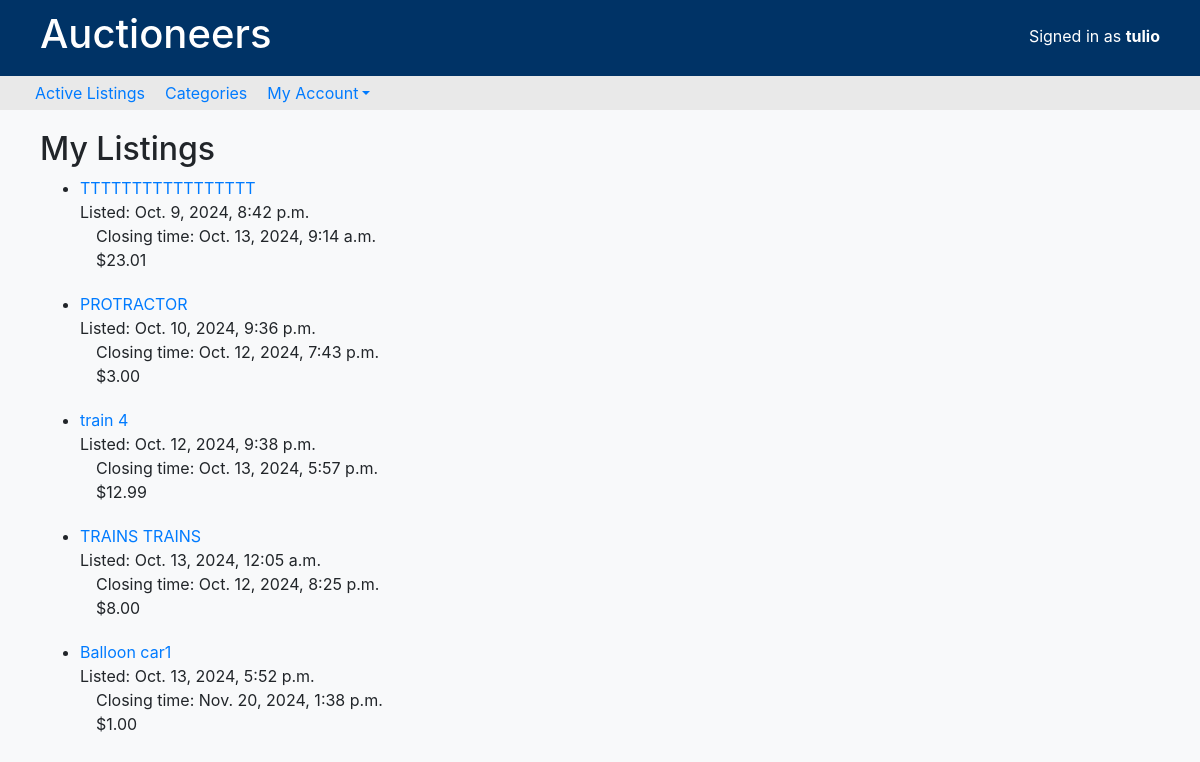
Page /selling/ (signed in) on the earlier database version.
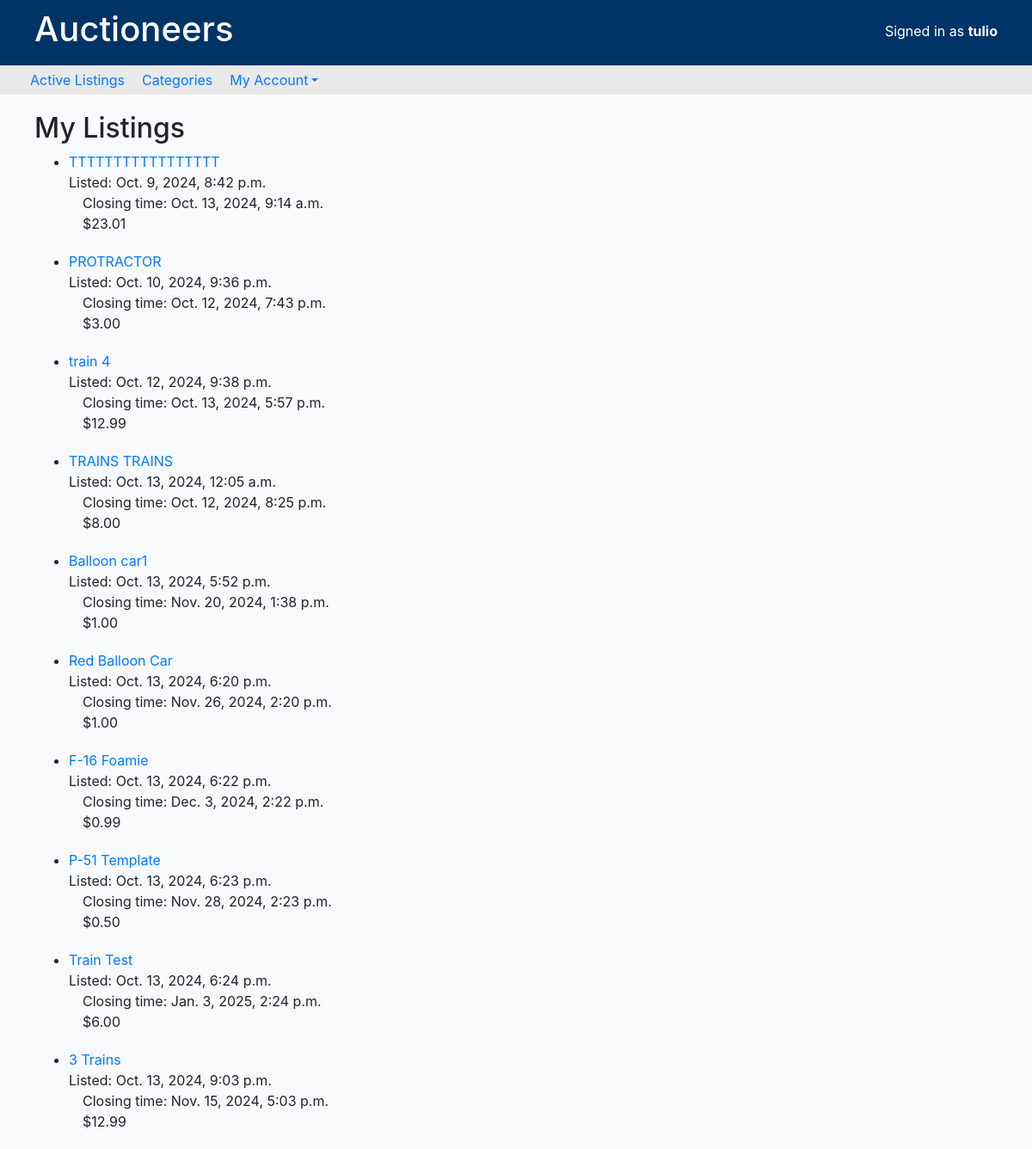
Same page on the later database version.
### auctions/models.py (models this page shows, shortened)
class Auction_Listing(models.Model):
    category = models.ForeignKey(
        Category, on_delete=models.PROTECT, related_name="listings"
    )
    title = models.CharField(max_length=25)
    description = models.TextField()
    image = models.FileField(
        upload_to="media/", blank=False, default="media/placeholder.jpg"
    )
    quantity = models.IntegerField()
    price = models.DecimalField(max_digits=10, decimal_places=2)
    current_bid = models.ForeignKey(
        "Bid", on_delete=models.PROTECT, related_name="listings", null=True, blank=True
    )
    seller = models.ForeignKey(User, on_delete=models.CASCADE, related_name="listings")
    timestamp = models.DateTimeField(auto_now_add=True)
    closing_time = models.DateTimeField(blank=False)
    is_open = models.BooleanField(default=True)
    comment = models.ForeignKey(
        "Comment",
        on_delete=models.SET_NULL,
        default=None,
        null=True,
        blank=True,
        related_name="comments",
    )

### auctions/views.py (the view)
# urls.py: path("selling/", views.selling, name="selling"),
def selling(request):
    if request.user.is_authenticated:
        listings = Auction_Listing.objects.filter(seller=request.user)
        message = ""
        if not listings.exists():
            message = "No active listings found"
        return render(
            request,
            "auctions/selling.html",
            {
                "listings": listings,
                "message": message,
            },
        )

### auctions/templates/auctions/selling.html (shortened to what this page needs)
{% extends "auctions/layout.html" %} {% block body %}
<h2>My Listings</h2>
<div>
  <ul>
    {% for listing in listings %}
    <li id="list">
      <a href="{% url 'listing_detail' listing.id %}">{{ listing.title }}</a>
      <div>Listed: {{ listing.timestamp }}</div>
      <div>&emsp;Closing time: {{ listing.closing_time }}</div>
      <div>&emsp;${{ listing.price }}</div>
    </li>
    {% endfor %}
  </ul>
</div>
{% endblock %}

Differences in the rows shown:
added Auction_Listing: title "Red Balloon Car", timestamp "Oct. 13, 2024, 6:20 p.m.", closing_time "Nov. 26, 2024, 2:20 p.m.", price "1.00"
added Auction_Listing: title "F-16 Foamie", timestamp "Oct. 13, 2024, 6:22 p.m.", closing_time "Dec. 3, 2024, 2:22 p.m.", price "0.99"
added Auction_Listing: title "P-51 Template", timestamp "Oct. 13, 2024, 6:23 p.m.", closing_time "Nov. 28, 2024, 2:23 p.m.", price "0.50"
added Auction_Listing: title "Train Test", timestamp "Oct. 13, 2024, 6:24 p.m.", closing_time "Jan. 3, 2025, 2:24 p.m.", price "6.00"
added Auction_Listing: title "3 Trains", timestamp "Oct. 13, 2024, 9:03 p.m.", closing_time "Nov. 15, 2024, 5:03 p.m.", price "12.99"
